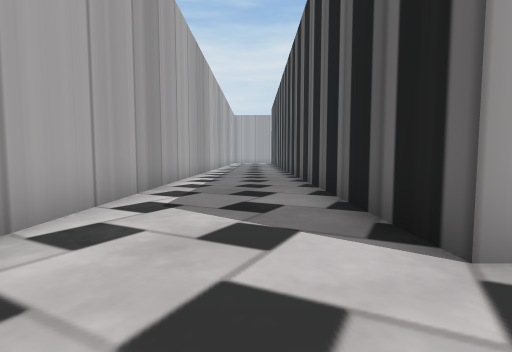
view 1 (above)

23 first-person views from a walk through a scene from a Unity 3-D project. The camera is 1.4 m above the floor, tilts 4° down and sees 85° across. The floor is counted in squares, 2 m on a side. Each view is taken from the middle of a square. On the plan, view 1 faces up. The plan holds only what a view shows up to about 9 squares ahead; the rest is blank. The place goes on beyond the plan. The player is left out.

view 2
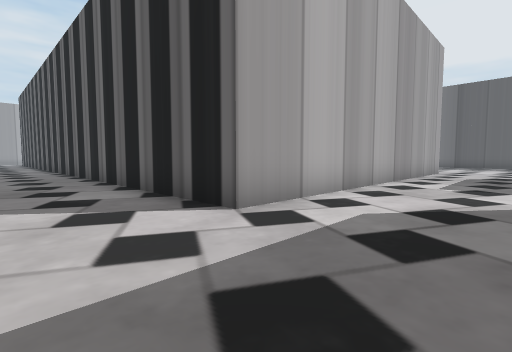

view 3
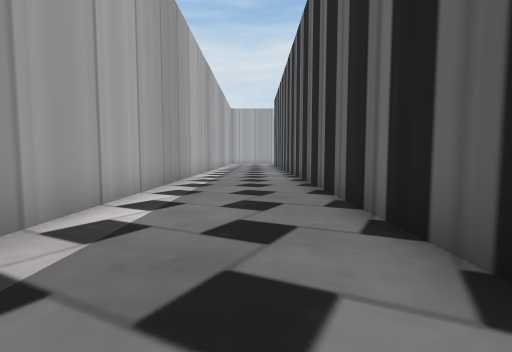

view 4
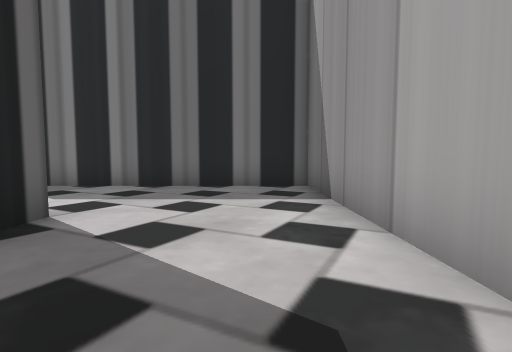

view 5
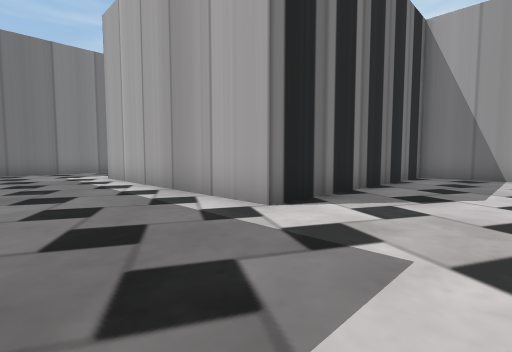

view 6
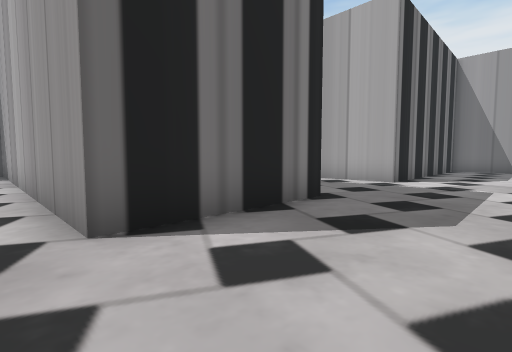

view 7
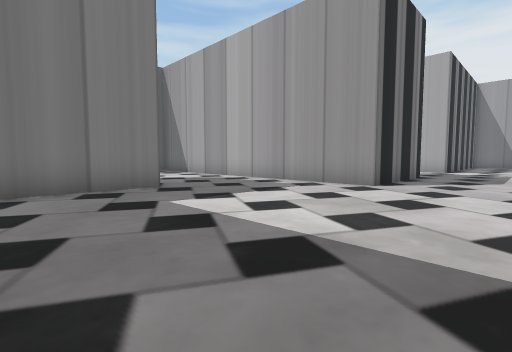

view 8
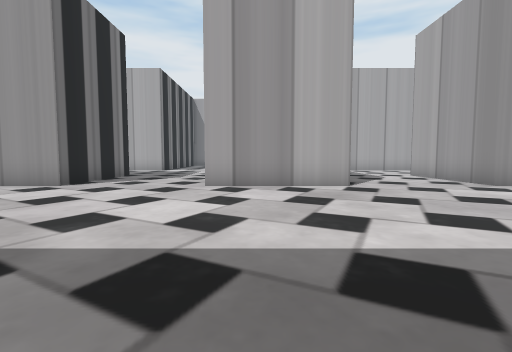

view 9
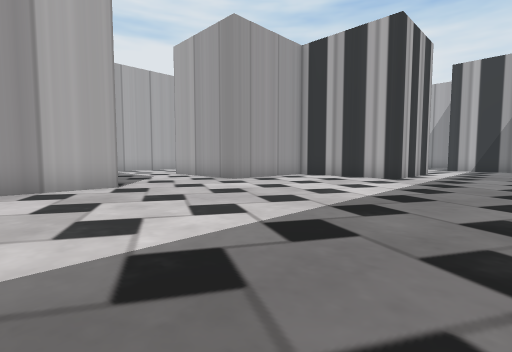

view 10
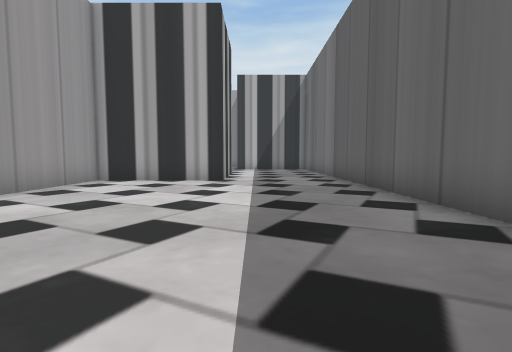

view 11
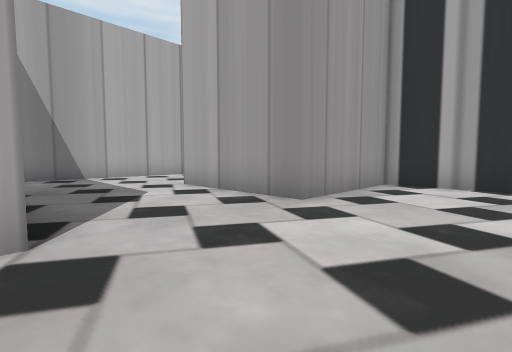

view 12
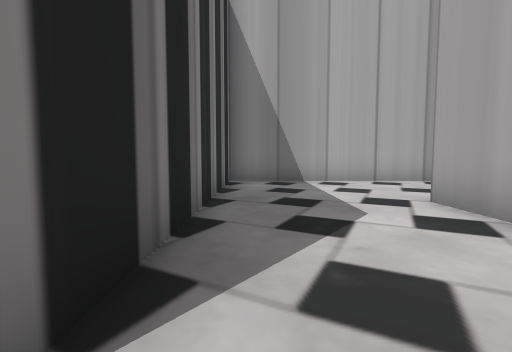

view 13
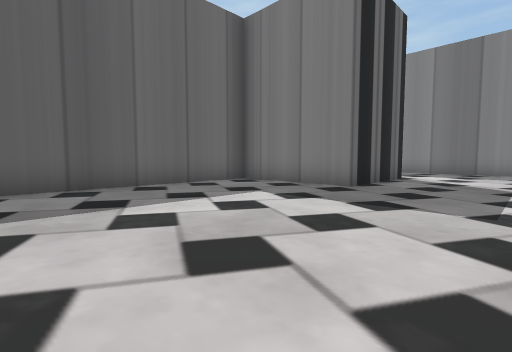

view 14
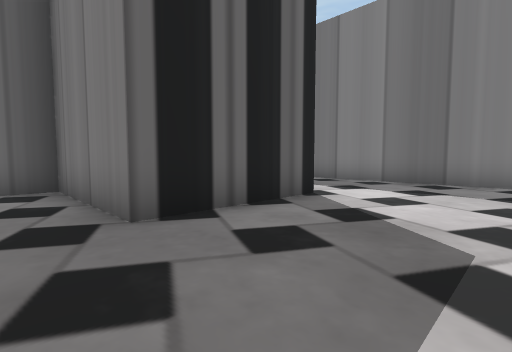

view 15
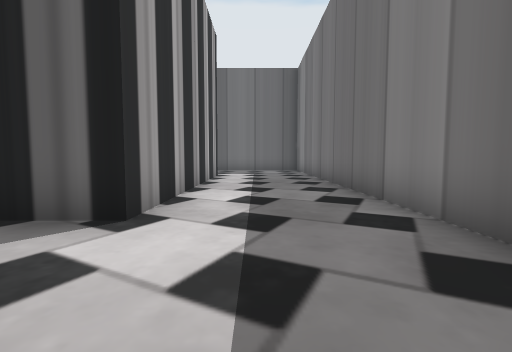

view 16
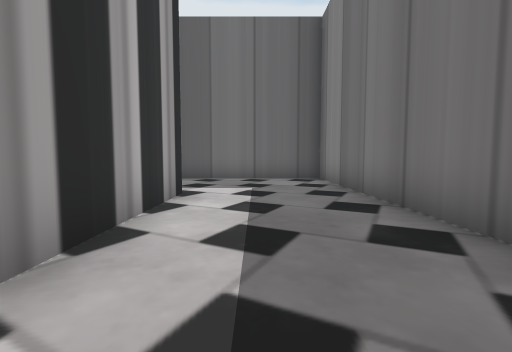

view 17
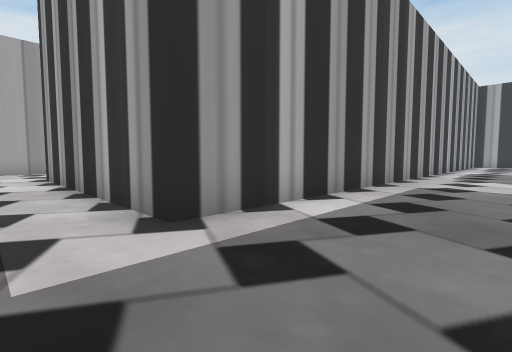

view 18
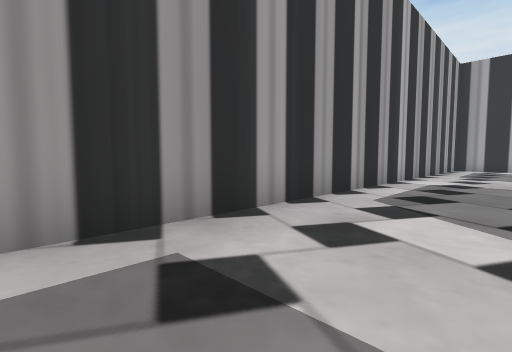

view 19
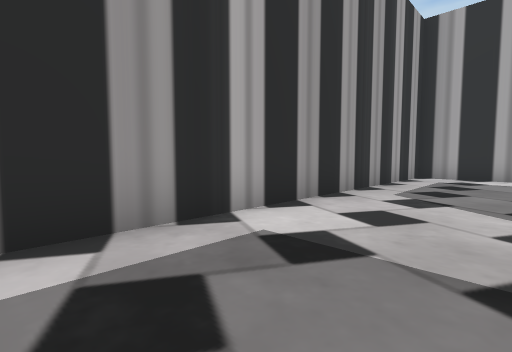

view 20
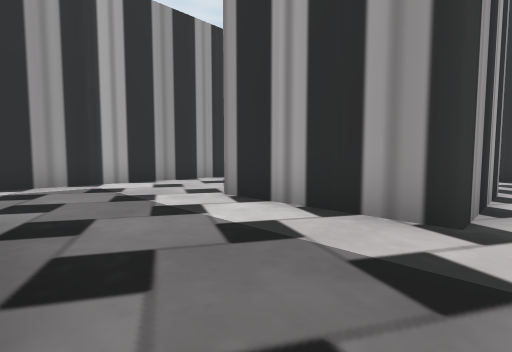

view 21
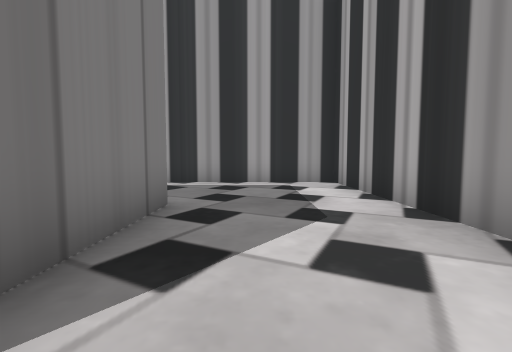

view 22
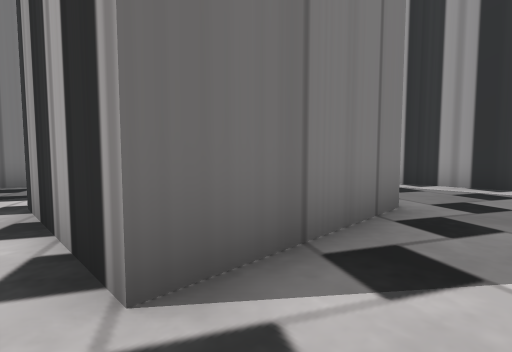

view 23
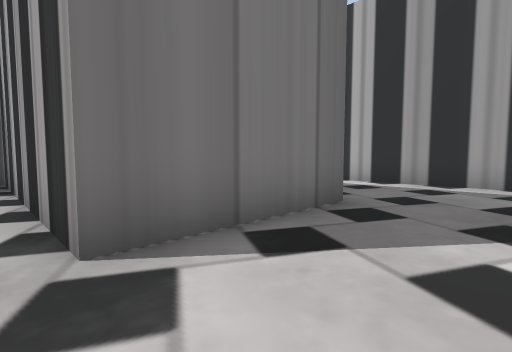

### Floor plan
Points are (right, up) in squares from view 1. A wall is a line through its corners. A room is listed if a view was taken in it or the views show most of it. See-through windows are left out.
Room 1 (views 1, 2, 3, 4, 5, 6, 7, 8, 9, 10, 11, 12, 13, 14, 15, 16, 17, 18, 19, 20, 21, 22, 23)
walls: (9, 1.8) (1.4, 1.8) (1.4, 13); (8.6, -1.7) (12.4, -1.7) (12.4, -11.1); (19.7, 6.9) (19.7, 13); (16, 13.1) (16, 12.2) (12.4, 12.2) (12.4, 8.7) (8.6, 8.7); (13.2, -12) (26.9, -12) (26.9, -7.6); (26.9, -5.1) (30.5, -5.1) (30.5, -12.1); (5.1, 11.1) (5.1, 5.2) (12.4, 5.2) (12.4, 1.8); (26.9, 8.7) (30.5, 8.7) (30.5, 5.2) (26.9, 5.2); (30.1, 1.8) (30.8, 1.8); (28.8, 12.2) (23.3, 12.2) (23.3, -8.6) (16, -8.6) (16, -5.1) (19.7, -5.1) (19.7, 0.8); (-2.2, 13) (-2.2, -1.7) (5.1, -1.7) (5.1, -8.6)

Positions as (right, up) in squares from view 1, and headings:
1: (0, 0), facing up
2: (-1, -1), facing up-right
3: (0, 4), facing up
4: (-1, 5), facing down
5: (8, 1), facing down-left
6: (13, 1), facing down-left
7: (19, 1), facing down-left
8: (19, 3), facing left
9: (19, 3), facing up-left
10: (17, 4), facing up
11: (15, 5), facing up-left
12: (13, 6), facing left
13: (13, 1), facing down-right
14: (13, -4), facing down-right
15: (13, -10), facing right
16: (18, -10), facing right
17: (26, -10), facing up-left
18: (26, -4), facing up-left
19: (26, 2), facing up-left
20: (31, 2), facing up-left
21: (31, 10), facing left
22: (31, 10), facing down-left
23: (31, -3), facing down-left
